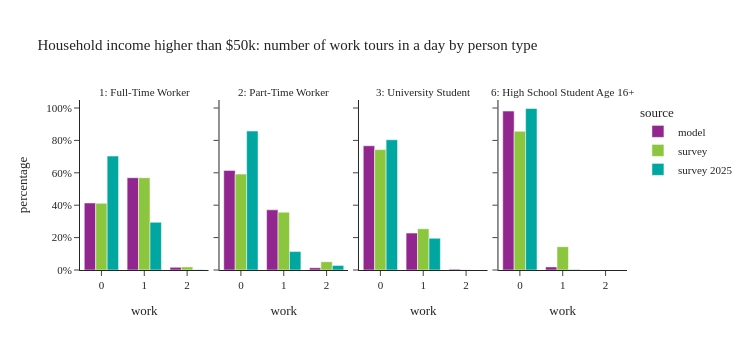

Source (notebook cell):
### Code cell
plot_work_tour_ptype(per_data[(per_data['ptype'].isin(worker_ptype)) & (per_data['income'] > 50000)],"Household income higher than $50k: number of work tours in a day by person type")

### Figure 1 — Plotly figure (JSON) as saved in the notebook; plotly's stock layout.template omitted (floating-point values rounded to 4 significant figures)
{"data": [{"alignmentgroup": "True", "customdata": [[705467], [971702], [28266]], "hovertemplate": "source=model<br>ptype_label=1: Full-Time Worker<br>work=%{x}<br>percentage=%{y}<br>sample_size=%{customdata[0]}<extra></extra>", "legendgroup": "model", "marker": {"color": "#91268F", "pattern": {"shape": ""}}, "name": "model", "offsetgroup": "model", "orientation": "v", "showlegend": true, "textposition": "auto", "type": "bar", "x": [0.0, 1.0, 2.0], "xaxis": "x", "y": [0.4137, 0.5698, 0.01657], "yaxis": "y"}, {"alignmentgroup": "True", "customdata": [[177846], [107388], [4066]], "hovertemplate": "source=model<br>ptype_label=2: Part-Time Worker<br>work=%{x}<br>percentage=%{y}<br>sample_size=%{customdata[0]}<extra></extra>", "legendgroup": "model", "marker": {"color": "#91268F", "pattern": {"shape": ""}}, "name": "model", "offsetgroup": "model", "orientation": "v", "showlegend": false, "textposition": "auto", "type": "bar", "x": [0.0, 1.0, 2.0], "xaxis": "x2", "y": [0.6147, 0.3712, 0.01405], "yaxis": "y2"}, {"alignmentgroup": "True", "customdata": [[91373], [27140], [639]], "hovertemplate": "source=model<br>ptype_label=3: University Student<br>work=%{x}<br>percentage=%{y}<br>sample_size=%{customdata[0]}<extra></extra>", "legendgroup": "model", "marker": {"color": "#91268F", "pattern": {"shape": ""}}, "name": "model", "offsetgroup": "model", "orientation": "v", "showlegend": false, "textposition": "auto", "type": "bar", "x": [0.0, 1.0, 2.0], "xaxis": "x3", "y": [0.7669, 0.2278, 0.005363], "yaxis": "y3"}, {"alignmentgroup": "True", "customdata": [[108313], [2107]], "hovertemplate": "source=model<br>ptype_label=6: High School Student Age 16+<br>work=%{x}<br>percentage=%{y}<br>sample_size=%{customdata[0]}<extra></extra>", "legendgroup": "model", "marker": {"color": "#91268F", "pattern": {"shape": ""}}, "name": "model", "offsetgroup": "model", "orientation": "v", "showlegend": false, "textposition": "auto", "type": "bar", "x": [0.0, 1.0], "xaxis": "x4", "y": [0.9809, 0.01908], "yaxis": "y4"}, {"alignmentgroup": "True", "customdata": [[1302], [1201], [25]], "hovertemplate": "source=survey<br>ptype_label=1: Full-Time Worker<br>work=%{x}<br>percentage=%{y}<br>sample_size=%{customdata[0]}<extra></extra>", "legendgroup": "survey", "marker": {"color": "#8CC63E", "pattern": {"shape": ""}}, "name": "survey", "offsetgroup": "survey", "orientation": "v", "showlegend": true, "textposition": "auto", "type": "bar", "x": [0.0, 1.0, 2.0], "xaxis": "x", "y": [0.4114, 0.5695, 0.01909], "yaxis": "y"}, {"alignmentgroup": "True", "customdata": [[367], [158], [9]], "hovertemplate": "source=survey<br>ptype_label=2: Part-Time Worker<br>work=%{x}<br>percentage=%{y}<br>sample_size=%{customdata[0]}<extra></extra>", "legendgroup": "survey", "marker": {"color": "#8CC63E", "pattern": {"shape": ""}}, "name": "survey", "offsetgroup": "survey", "orientation": "v", "showlegend": false, "textposition": "auto", "type": "bar", "x": [0.0, 1.0, 2.0], "xaxis": "x2", "y": [0.5918, 0.3571, 0.05108], "yaxis": "y2"}, {"alignmentgroup": "True", "customdata": [[131], [37], [1]], "hovertemplate": "source=survey<br>ptype_label=3: University Student<br>work=%{x}<br>percentage=%{y}<br>sample_size=%{customdata[0]}<extra></extra>", "legendgroup": "survey", "marker": {"color": "#8CC63E", "pattern": {"shape": ""}}, "name": "survey", "offsetgroup": "survey", "orientation": "v", "showlegend": false, "textposition": "auto", "type": "bar", "x": [0.0, 1.0, 2.0], "xaxis": "x3", "y": [0.7434, 0.2546, 0.002052], "yaxis": "y3"}, {"alignmentgroup": "True", "customdata": [[64], [3]], "hovertemplate": "source=survey<br>ptype_label=6: High School Student Age 16+<br>work=%{x}<br>percentage=%{y}<br>sample_size=%{customdata[0]}<extra></extra>", "legendgroup": "survey", "marker": {"color": "#8CC63E", "pattern": {"shape": ""}}, "name": "survey", "offsetgroup": "survey", "orientation": "v", "showlegend": false, "textposition": "auto", "type": "bar", "x": [0.0, 1.0], "xaxis": "x4", "y": [0.8562, 0.1438], "yaxis": "y4"}, {"alignmentgroup": "True", "customdata": [[966], [349], [2]], "hovertemplate": "source=survey 2025<br>ptype_label=1: Full-Time Worker<br>work=%{x}<br>percentage=%{y}<br>sample_size=%{customdata[0]}<extra></extra>", "legendgroup": "survey 2025", "marker": {"color": "#00A7A0", "pattern": {"shape": ""}}, "name": "survey 2025", "offsetgroup": "survey 2025", "orientation": "v", "showlegend": true, "textposition": "auto", "type": "bar", "x": [0.0, 1.0, 2.0], "xaxis": "x", "y": [0.7033, 0.2945, 0.002251], "yaxis": "y"}, {"alignmentgroup": "True", "customdata": [[192], [33], [1]], "hovertemplate": "source=survey 2025<br>ptype_label=2: Part-Time Worker<br>work=%{x}<br>percentage=%{y}<br>sample_size=%{customdata[0]}<extra></extra>", "legendgroup": "survey 2025", "marker": {"color": "#00A7A0", "pattern": {"shape": ""}}, "name": "survey 2025", "offsetgroup": "survey 2025", "orientation": "v", "showlegend": false, "textposition": "auto", "type": "bar", "x": [0.0, 1.0, 2.0], "xaxis": "x2", "y": [0.8578, 0.1136, 0.02854], "yaxis": "y2"}, {"alignmentgroup": "True", "customdata": [[67], [11]], "hovertemplate": "source=survey 2025<br>ptype_label=3: University Student<br>work=%{x}<br>percentage=%{y}<br>sample_size=%{customdata[0]}<extra></extra>", "legendgroup": "survey 2025", "marker": {"color": "#00A7A0", "pattern": {"shape": ""}}, "name": "survey 2025", "offsetgroup": "survey 2025", "orientation": "v", "showlegend": false, "textposition": "auto", "type": "bar", "x": [0.0, 1.0], "xaxis": "x3", "y": [0.8042, 0.1958], "yaxis": "y3"}, {"alignmentgroup": "True", "customdata": [[50], [1]], "hovertemplate": "source=survey 2025<br>ptype_label=6: High School Student Age 16+<br>work=%{x}<br>percentage=%{y}<br>sample_size=%{customdata[0]}<extra></extra>", "legendgroup": "survey 2025", "marker": {"color": "#00A7A0", "pattern": {"shape": ""}}, "name": "survey 2025", "offsetgroup": "survey 2025", "orientation": "v", "showlegend": false, "textposition": "auto", "type": "bar", "x": [0.0, 1.0], "xaxis": "x4", "y": [0.9969, 0.003064], "yaxis": "y4"}], "layout": {"annotations": [{"font": {}, "showarrow": false, "text": "1: Full-Time Worker", "x": 0.1175, "xanchor": "center", "xref": "paper", "y": 1.0, "yanchor": "bottom", "yref": "paper"}, {"font": {}, "showarrow": false, "text": "2: Part-Time Worker", "x": 0.3725, "xanchor": "center", "xref": "paper", "y": 1.0, "yanchor": "bottom", "yref": "paper"}, {"font": {}, "showarrow": false, "text": "3: University Student", "x": 0.6275, "xanchor": "center", "xref": "paper", "y": 1.0, "yanchor": "bottom", "yref": "paper"}, {"font": {}, "showarrow": false, "text": "6: High School Student Age 16+", "x": 0.8825, "xanchor": "center", "xref": "paper", "y": 1.0, "yanchor": "bottom", "yref": "paper"}], "barmode": "group", "height": 350, "legend": {"title": {"text": "source"}, "tracegroupgap": 0}, "title": {"text": "Household income higher than $50k: number of work tours in a day by person type"}, "width": 750, "xaxis": {"anchor": "y", "domain": [0.0, 0.235], "title": {"text": "work"}}, "xaxis2": {"anchor": "y2", "domain": [0.255, 0.49], "matches": "x", "title": {"text": "work"}}, "xaxis3": {"anchor": "y3", "domain": [0.51, 0.745], "matches": "x", "title": {"text": "work"}}, "xaxis4": {"anchor": "y4", "domain": [0.765, 1.0], "matches": "x", "title": {"text": "work"}}, "yaxis": {"anchor": "x", "domain": [0.0, 1.0], "tickformat": ".0%", "title": {"text": "percentage"}}, "yaxis2": {"anchor": "x2", "domain": [0.0, 1.0], "matches": "y", "showticklabels": false, "tickformat": ".0%"}, "yaxis3": {"anchor": "x3", "domain": [0.0, 1.0], "matches": "y", "showticklabels": false}, "yaxis4": {"anchor": "x4", "domain": [0.0, 1.0], "matches": "y", "showticklabels": false}}}
